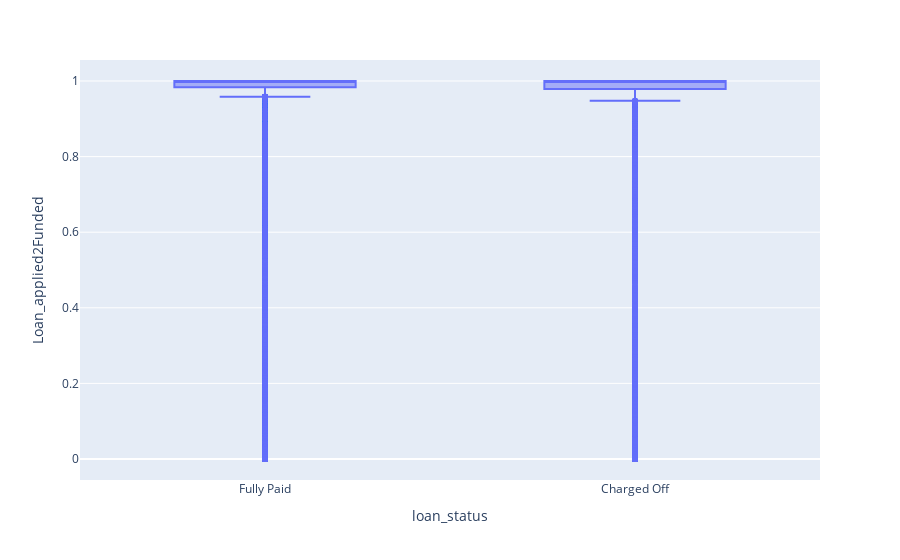

Notebook source saved alongside this figure:
### Markdown cell above
Nebraska is the only state that is loosing money on an avrage for every loan, but has only 5 loans issued so the data is too low for analisys.
WY seems like the highest profit but the number of loans are too low for analisys
What we see is that even though CA has the highest number of loans TX makes the most profit per loan and also has a good number of loans issued.

### Code cell
Data_LC['Loan_applied2Funded']=Data_LC.funded_amnt_inv/Data_LC.loan_amnt
px.box(Data_LC,x='loan_status',y='Loan_applied2Funded')

### Figure 1 — Plotly figure (JSON) as saved in the notebook; plotly's stock layout.template omitted (floating-point values rounded to 4 significant figures; data arrays with more than 128 entries replaced by an {"elided": "..."} marker saying what was removed)
{"data": [{"alignmentgroup": "True", "hovertemplate": "loan_status=%{x}<br>Loan_applied2Funded=%{y}<extra></extra>", "legendgroup": "", "marker": {"color": "#636efa"}, "name": "", "notched": false, "offsetgroup": "", "orientation": "v", "showlegend": false, "type": "box", "x": {"elided": "38577 str values"}, "x0": " ", "xaxis": "x", "y": {"elided": "38577 float values"}, "y0": " ", "yaxis": "y"}], "layout": {"boxmode": "group", "legend": {"tracegroupgap": 0}, "margin": {"t": 60}, "xaxis": {"anchor": "y", "domain": [0, 1], "title": {"text": "loan_status"}}, "yaxis": {"anchor": "x", "domain": [0, 1], "title": {"text": "Loan_applied2Funded"}}}}
